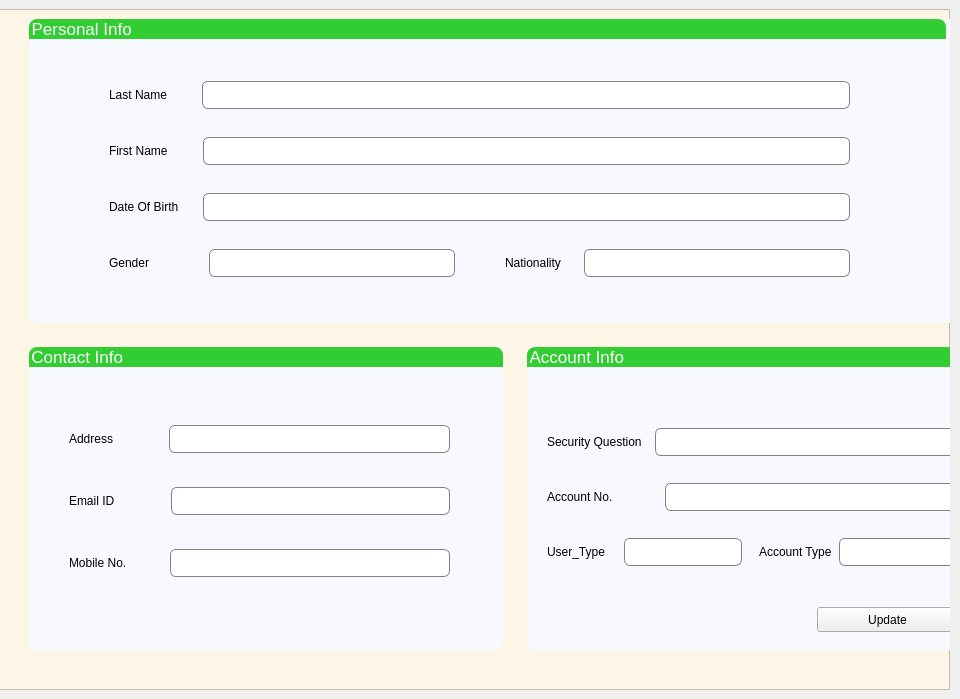
       <widget class="QWidget" name="page_profile">
        <widget class="QFrame" name="frame_profile">
         <property name="geometry">
          <rect>
           <x>-1</x>
           <y>9</y>
           <width>951</width>
           <height>681</height>
          </rect>
         </property>
         <property name="styleSheet">
          <string notr="true">QFrame{
background-color: oldlace;
}

.QLineEdit
{
border: 1px solid gray;
	border-radius: 6px;
	padding: 5px 12px 5px 12px;
	font-family: helvetica;
background-selection-color: darkgray;
}

.QGroupBox{
	background-color: ghostwhite;
}
.QLabel{
background-color:ghostwhite;
}

.QGroupBox::title
{
	border-top-left-radius: 8px;
	border-top-right-radius: 8px;
}
.QGroupBox
{
	border-bottom-left-radius: 8px;
	border-bottom-right-radius: 8px;
}
</string>
         </property>
         <property name="frameShape">
          <enum>QFrame::StyledPanel</enum>
         </property>
         <property name="frameShadow">
          <enum>QFrame::Raised</enum>
         </property>
         <widget class="QWidget" name="layoutWidget">
          <property name="geometry">
           <rect>
            <x>30</x>
            <y>10</y>
            <width>965</width>
            <height>631</height>
           </rect>
          </property>
          <layout class="QVBoxLayout" name="verticalLayout_2">
           <property name="spacing">
            <number>24</number>
           </property>
           <item>
            <widget class="QGroupBox" name="groupBox">
             <property name="font">
              <font>
               <family>helvetica</family>
               <pointsize>13</pointsize>
              </font>
             </property>
             <property name="styleSheet">
              <string notr="true">.QGroupBox::title{
background-color: limegreen;
color: white;
border-top-left-radius: 8px;
border-top-right-radius: 8px;
}

QGroupBox
{
	background-color: ghostwhite;
}</string>
             </property>
             <property name="title">
              <string>Personal Info                                                                                                                                                                            </string>
             </property>
             <widget class="QWidget" name="layoutWidget">
              <property name="geometry">
               <rect>
                <x>80</x>
                <y>40</y>
                <width>741</width>
                <height>241</height>
               </rect>
              </property>
              <layout class="QVBoxLayout" name="verticalLayout_3">
               <item>
                <layout class="QHBoxLayout" name="horizontalLayout_42">
                 <property name="spacing">
                  <number>35</number>
                 </property>
                 <item>
                  <widget class="QLabel" name="label_name_2">
                   <property name="text">
                    <string>Last Name</string>
                   </property>
                   <property name="alignment">
                    <set>Qt::AlignLeading|Qt::AlignLeft|Qt::AlignVCenter</set>
                   </property>
                   <property name="buddy">
                    <cstring>lineEdit_lname</cstring>
                   </property>
                  </widget>
                 </item>
                 <item>
                  <widget class="QLineEdit" name="lineEdit_lname_2"/>
                 </item>
                </layout>
               </item>
               <item>
                <layout class="QHBoxLayout" name="horizontalLayout_43">
                 <property name="spacing">
                  <number>35</number>
                 </property>
                 <item>
                  <widget class="QLabel" name="label_fname_2">
                   <property name="text">
                    <string>First Name</string>
                   </property>
                  </widget>
                 </item>
                 <item>
                  <widget class="QLineEdit" name="lineEdit_fname_2"/>
                 </item>
                </layout>
               </item>
               <item>
                <layout class="QHBoxLayout" name="horizontalLayout_44">
                 <property name="spacing">
                  <number>24</number>
                 </property>
                 <item>
                  <widget class="QLabel" name="label_dob_2">
                   <property name="text">
                    <string>Date Of Birth</string>
                   </property>
                   <property name="buddy">
                    <cstring>lineEdit_dob</cstring>
                   </property>
                  </widget>
                 </item>
                 <item>
                  <widget class="QLineEdit" name="lineEdit_dob_2"/>
                 </item>
                </layout>
               </item>
               <item>
                <layout class="QHBoxLayout" name="horizontalLayout_37">
                 <property name="spacing">
                  <number>50</number>
                 </property>
                 <item>
                  <layout class="QHBoxLayout" name="horizontalLayout_46">
                   <property name="spacing">
                    <number>60</number>
                   </property>
                   <item>
                    <widget class="QLabel" name="label_gen_2">
                     <property name="text">
                      <string>Gender</string>
                     </property>
                     <property name="alignment">
                      <set>Qt::AlignLeading|Qt::AlignLeft|Qt::AlignVCenter</set>
                     </property>
                     <property name="buddy">
                      <cstring>lineEdit_gender</cstring>
                     </property>
                    </widget>
                   </item>
                   <item>
                    <widget class="QLineEdit" name="lineEdit_gender_2"/>
                   </item>
                  </layout>
                 </item>
                 <item>
                  <layout class="QHBoxLayout" name="horizontalLayout_45">
                   <property name="spacing">
                    <number>23</number>
                   </property>
                   <item>
                    <widget class="QLabel" name="label_nationality_2">
                     <property name="text">
                      <string>Nationality</string>
                     </property>
                     <property name="buddy">
                      <cstring>lineEdit_nationality</cstring>
                     </property>
                    </widget>
                   </item>
                   <item>
                    <widget class="QLineEdit" name="lineEdit_nationality_2"/>
                   </item>
                  </layout>
                 </item>
                </layout>
               </item>
              </layout>
             </widget>
            </widget>
           </item>
           <item>
            <layout class="QHBoxLayout" name="horizontalLayout_36">
             <item>
              <widget class="QGroupBox" name="groupBox_2">
               <property name="font">
                <font>
                 <family>helvetica</family>
                 <pointsize>13</pointsize>
                </font>
               </property>
               <property name="styleSheet">
                <string notr="true">.QGroupBox::title{
	background-color: limegreen;
color: white;
}</string>
               </property>
               <property name="title">
                <string>Contact Info                                                                                </string>
               </property>
               <widget class="QWidget" name="layoutWidget">
                <property name="geometry">
                 <rect>
                  <x>40</x>
                  <y>50</y>
                  <width>381</width>
                  <height>211</height>
                 </rect>
                </property>
                <layout class="QVBoxLayout" name="verticalLayout_4">
                 <item>
                  <layout class="QHBoxLayout" name="horizontalLayout_47">
                   <property name="spacing">
                    <number>56</number>
                   </property>
                   <item>
                    <widget class="QLabel" name="label_address_2">
                     <property name="text">
                      <string>Address</string>
                     </property>
                     <property name="alignment">
                      <set>Qt::AlignLeading|Qt::AlignLeft|Qt::AlignVCenter</set>
                     </property>
                     <property name="buddy">
                      <cstring>lineEdit_address</cstring>
                     </property>
                    </widget>
                   </item>
                   <item>
                    <widget class="QLineEdit" name="lineEdit_address_2"/>
                   </item>
                  </layout>
                 </item>
                 <item>
                  <layout class="QHBoxLayout" name="horizontalLayout_50">
                   <property name="spacing">
                    <number>56</number>
                   </property>
                   <item>
                    <widget class="QLabel" name="label_email_2">
                     <property name="text">
                      <string>Email ID</string>
                     </property>
                    </widget>
                   </item>
                   <item>
                    <widget class="QLineEdit" name="lineEdit_email_2"/>
                   </item>
                  </layout>
                 </item>
                 <item>
                  <layout class="QHBoxLayout" name="horizontalLayout_52">
                   <property name="spacing">
                    <number>43</number>
                   </property>
                   <item>
                    <widget class="QLabel" name="label_mob_2">
                     <property name="text">
                      <string>Mobile No.</string>
                     </property>
                     <property name="buddy">
                      <cstring>lineEdit_mob</cstring>
                     </property>
                    </widget>
                   </item>
                   <item>
                    <widget class="QLineEdit" name="lineEdit_mob_2"/>
                   </item>
                  </layout>
                 </item>
                </layout>
               </widget>
              </widget>
             </item>
             <item>
              <widget class="QGroupBox" name="groupBox_3">
               <property name="font">
                <font>
                 <family>helvetica</family>
                 <pointsize>13</pointsize>
                </font>
               </property>
               <property name="styleSheet">
                <string notr="true">.QGroupBox::title{
	background-color: limegreen;
color: white;
border-width: 130px;
}
</string>
               </property>
               <property name="title">
                <string>Account Info                                                                      </string>
               </property>
               <widget class="QPushButton" name="pushButton_upd8">
                <property name="geometry">
                 <rect>
                  <x>290</x>
                  <y>260</y>
                  <width>141</width>
                  <height>25</height>
                 </rect>
                </property>
                <property name="text">
                 <string>Update</string>
                </property>
               </widget>
               <widget class="QWidget" name="layoutWidget">
                <property name="geometry">
                 <rect>
                  <x>20</x>
                  <y>60</y>
                  <width>411</width>
                  <height>181</height>
                 </rect>
                </property>
                <layout class="QVBoxLayout" name="verticalLayout_5">
                 <item>
                  <layout class="QHBoxLayout" name="horizontalLayout_53">
                   <property name="spacing">
                    <number>13</number>
                   </property>
                   <item>
                    <widget class="QLabel" name="label_sq_2">
                     <property name="text">
                      <string>Security Question</string>
                     </property>
                     <property name="buddy">
                      <cstring>lineEdit_sq</cstring>
                     </property>
                    </widget>
                   </item>
                   <item>
                    <widget class="QLineEdit" name="lineEdit_sq_2"/>
                   </item>
                  </layout>
                 </item>
                 <item>
                  <layout class="QHBoxLayout" name="horizontalLayout_48">
                   <property name="spacing">
                    <number>52</number>
                   </property>
                   <item>
                    <widget class="QLabel" name="label_accn_2">
                     <property name="styleSheet">
                      <string notr="true">padding-bottom:0;</string>
                     </property>
                     <property name="text">
                      <string>Account No.</string>
                     </property>
                    </widget>
                   </item>
                   <item>
                    <widget class="QLineEdit" name="lineEdit_accn_2"/>
                   </item>
                  </layout>
                 </item>
                 <item>
                  <layout class="QHBoxLayout" name="horizontalLayout_38">
                   <property name="spacing">
                    <number>17</number>
                   </property>
                   <item>
                    <layout class="QHBoxLayout" name="horizontalLayout_51">
                     <property name="spacing">
                      <number>19</number>
                     </property>
                     <item>
                      <widget class="QLabel" name="label_usrt_2">
                       <property name="text">
                        <string>User_Type</string>
                       </property>
                       <property name="buddy">
                        <cstring>lineEdit_usrt</cstring>
                       </property>
                      </widget>
                     </item>
                     <item>
                      <widget class="QLineEdit" name="lineEdit_usrt_2"/>
                     </item>
                    </layout>
                   </item>
                   <item>
                    <layout class="QHBoxLayout" name="horizontalLayout_49">
                     <property name="spacing">
                      <number>7</number>
                     </property>
                     <item>
                      <widget class="QLabel" name="label_acct_2">
                       <property name="text">
                        <string>Account Type</string>
                       </property>
                       <property name="buddy">
                        <cstring>lineEdit_acct</cstring>
                       </property>
                      </widget>
                     </item>
                     <item>
                      <widget class="QLineEdit" name="lineEdit_acct_2"/>
                     </item>
                    </layout>
                   </item>
                  </layout>
                 </item>
                </layout>
               </widget>
              </widget>
             </item>
            </layout>
           </item>
          </layout>
         </widget>
        </widget>
       </widget>
